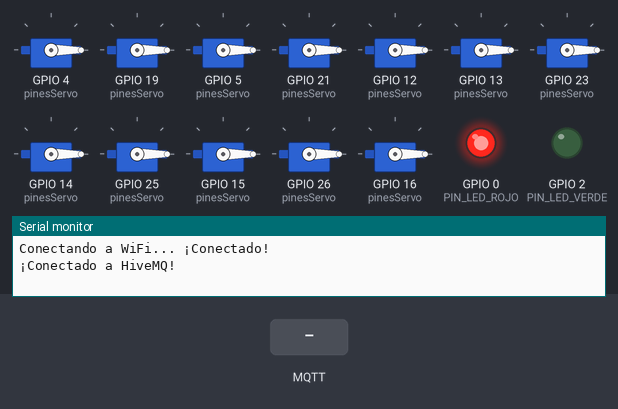
A program run on a simulated ESP32. On the bench: 12 × servo, output pins drawn as LEDs (lit = HIGH), the last lines printed to the serial monitor. Dashed ring = blinking. The inputs (shaded band) are chosen by the test bench. WiFi joins after 1.5 s; servers stay silent unless stated; random numbers use the default seed unless the program sets one; no MQTT or app messages arrive unless stated.

Above: at 2.7 s.
2.8 s: MQTT message "denegado" arrives on the first subscribed topic
At 2.9 s:
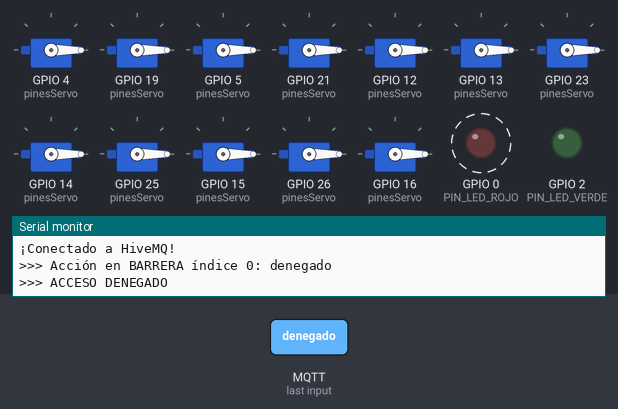
5.8 s: MQTT message "abrir" arrives on the first subscribed topic
At 6.7 s:
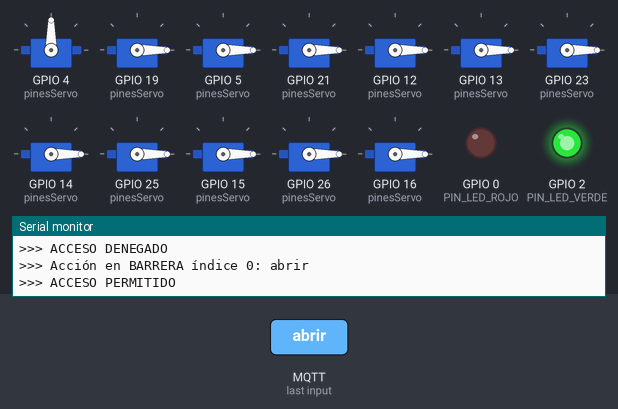
Timing chart, 0 to 12.3 s (numbered marks = the images above; inputs shaded):
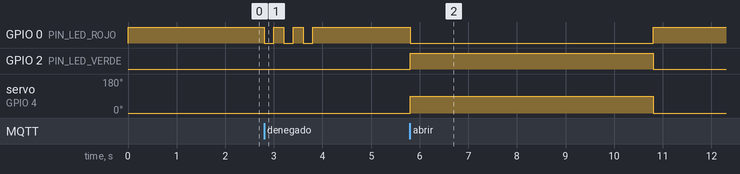

The program:

main.cpp
```cpp
#include <WiFi.h>
#include <PubSubClient.h>
#include <ESP32Servo.h>

const char* ssid = "Wokwi-GUEST";
const char* password = "";
const char* mqtt_server = "broker.hivemq.com";

const int NUM_BARRERAS = 18;

// Tópicos de MQTT para cada barrera (IN y OUT) con sus respectivos UUIDs
const char* topicos_barreras[NUM_BARRERAS] = {
  "upark/acceso/puerta/b62905f1-df85-4353-abed-9e22aeb7f127",  // Puerta 1 - IN
  "upark/acceso/puerta/638bf422-99d0-4cc4-bdb3-50d12b05159a",  // Puerta 1 - OUT
  "upark/acceso/puerta/7763aec5-3fe8-484a-ac57-993d89d51ce7",  // Puerta 2 - IN
  "upark/acceso/puerta/e2d0bdfb-9ce9-4574-9918-b950c5c23d43",  // Puerta 2 - OUT
  "upark/acceso/puerta/ea0fcf4c-710f-4a5a-bcef-c37a3838ac55",  // Puerta 3 - IN
  "upark/acceso/puerta/c2e34a47-22fc-4570-a6c4-1347316ca31e",  // Puerta 3 - OUT D
  "upark/acceso/puerta/3717f1c2-6283-4361-a9f4-84d3ab70437b",  // Puerta 4 - IN
  "upark/acceso/puerta/8f824a1f-3a41-4952-a4de-56d4de441f2c",  // Puerta 4 - OUT
  "upark/acceso/puerta/9d71ebf1-d7bf-4ba2-8417-593e90afcf3a",  // Puerta 5 - IN
  "upark/acceso/puerta/537bbea7-f8ba-4583-a746-59098db8bbb6",  // Puerta 5 - OUT
  "upark/acceso/puerta/1f974843-4f97-4e13-8034-7cd3103767f4",  // Puerta 6 - IN
  "upark/acceso/puerta/c6ed8692-38b7-4f6d-9246-7fed80633359",  // Puerta 6 - OUT
  "upark/acceso/puerta/a574c6b6-e57b-4a20-92f5-790dc0a5fec1",  // Puerta 7 - IN
  "upark/acceso/puerta/eee7e688-9963-4d7a-b6ae-5342f79b598b",  // Puerta 7 - OUT
  "upark/acceso/puerta/18b5f8c6-2337-4ba5-800a-25a8777b31be",  // Puerta 8 - IN
  "upark/acceso/puerta/f2c61ae5-35c1-4c53-ac73-f843d5dd6306",  // Puerta 8 - OUT
  "upark/acceso/puerta/f7eff2fd-b383-4adf-81fe-18f42ba4e10e",  // Puerta 9 - IN
  "upark/acceso/puerta/73a44545-37fe-4579-bf02-f2804de4a097"   // Puerta 9 - OUT D
};

const int PIN_LED_VERDE = 2;
const int PIN_LED_ROJO = 0;

const int pinesServo[NUM_BARRERAS] = {
  4, 19,   // Puerta 1 (IN, OUT)
  5, 21,   // Puerta 2 (IN, OUT)
  12, -1,  // Puerta 3 (IN, OUT)
  13, 23,  // Puerta 4 (IN, OUT)
  14, 25,  // Puerta 5 (IN, OUT)
  15, 26,  // Puerta 6 (IN, OUT)
  16, 27,  // Puerta 7 (IN, OUT)
  17, 32,  // Puerta 8 (IN, OUT)
  18, -1   // Puerta 9 (IN, OUT)
};

Servo barreras[NUM_BARRERAS];

WiFiClient espClient;
PubSubClient client(espClient);

void setup_wifi() {
  delay(10);
  Serial.print("Conectando a WiFi...");
  WiFi.begin(ssid, password);
  while (WiFi.status() != WL_CONNECTED) { delay(500); }
  Serial.println(" ¡Conectado!");
}

void callback(char* topic, byte* payload, unsigned int length) {
  String mensaje = "";
  for (int i = 0; i < length; i++) {
    mensaje += (char)payload[i];
  }

  int barreraIndex = -1;
  for(int i = 0; i < NUM_BARRERAS; i++){
    if(String(topic) == String(topicos_barreras[i])){
      barreraIndex = i;
      break;
    }
  }

  if(barreraIndex == -1) return;

  Serial.print(">>> Acción en BARRERA índice ");
  Serial.print(barreraIndex);
  Serial.print(": ");
  Serial.println(mensaje);

  if (mensaje == "abrir") {
    Serial.println(">>> ACCESO PERMITIDO");

    digitalWrite(PIN_LED_ROJO, LOW);
    digitalWrite(PIN_LED_VERDE, HIGH);

    // Solo intentamos mover el motor si NO tiene el pin -1
    if (pinesServo[barreraIndex] != -1) {
      barreras[barreraIndex].write(90);
    } else {
      Serial.println("    (Nota: Barrera visual, no hay motor conectado)");
    }

    delay(5000);

    if (pinesServo[barreraIndex] != -1) {
      barreras[barreraIndex].write(0);
    }

    digitalWrite(PIN_LED_VERDE, LOW);
    digitalWrite(PIN_LED_ROJO, HIGH);

    Serial.println(">>> Ciclo completado.");
  }
  else if (mensaje == "denegado") {
    Serial.println(">>> ACCESO DENEGADO");
    for(int i = 0; i < 3; i++) {
      digitalWrite(PIN_LED_ROJO, LOW);
      delay(200);
      digitalWrite(PIN_LED_ROJO, HIGH);
      delay(200);
    }
  }
}

void reconnect() {
  while (!client.connected()) {
    String clientId = "ESP32_UPark_Central_";
    clientId += String(random(0xffff), HEX);

    if (client.connect(clientId.c_str())) {
      Serial.println("¡Conectado a HiveMQ!");
      for(int i = 0; i < NUM_BARRERAS; i++){
         client.subscribe(topicos_barreras[i]);
      }
    } else {
      delay(5000);
    }
  }
}

void setup() {
  Serial.begin(115200);

  pinMode(PIN_LED_VERDE, OUTPUT);
  pinMode(PIN_LED_ROJO, OUTPUT);
  digitalWrite(PIN_LED_VERDE, LOW);
  digitalWrite(PIN_LED_ROJO, HIGH);

  // Inicializar los servomotores que tienen un pin asignado
  for(int i = 0; i < NUM_BARRERAS; i++){
    if (pinesServo[i] != -1) {
      barreras[i].attach(pinesServo[i]);
      barreras[i].write(0);
    }
  }

  setup_wifi();
  client.setServer(mqtt_server, 1883);
  client.setCallback(callback);
}

void loop() {
  if (!client.connected()) {
    reconnect();
  }
  client.loop();
}
```

Measured:
- after the input at 2.8 s, GPIO 0 (PIN_LED_ROJO): alternates HIGH for 0.20 s and LOW for 0.20 s, 6 changes in all, then stays HIGH, starting at once
- after the input at 5.8 s, GPIO 0 (PIN_LED_ROJO): HIGH → LOW at once, → HIGH 5.0 s later; GPIO 2 (PIN_LED_VERDE): LOW → HIGH at once, → LOW 5.0 s later; servo on GPIO 4 (pinesServo): 0° → 90° at once, → 0° 5.0 s later
